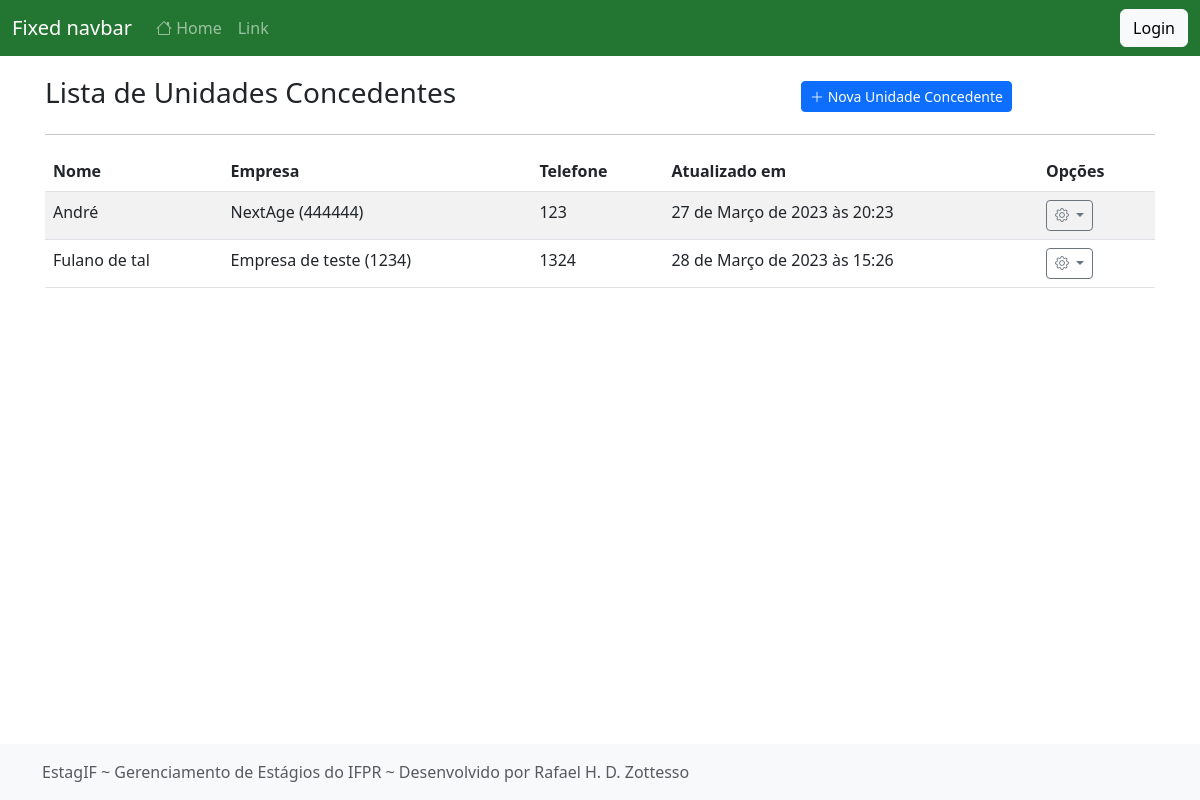
Screenshot of /listar/responsavel-uc/ with the database file from the repository.
### cadastros/models.py (models this page shows, shortened)
class Responsavel(models.Model):
    nome = models.CharField(max_length=50)
    email = models.EmailField(max_length=100)
    telefone = models.CharField(max_length=15)
    cpf = models.CharField(max_length=14, verbose_name="CPF", unique=True)
    empresa = models.ForeignKey(UnidadeConcedente, on_delete=models.PROTECT)
    atualizado_em = models.DateTimeField(auto_now=True)
    cadastrado_em = models.DateTimeField(auto_now_add=True)
    class Meta:
        verbose_name_plural = "Responsáveis"

class UnidadeConcedente(models.Model):
    nome = models.CharField(max_length=50)
    email = models.EmailField(max_length=100)
    telefone = models.CharField(max_length=15)
    documento = models.CharField(max_length=18, help_text="Preencha com o CNPJ ou CPF (caso pessoa física)")
    atualizado_em = models.DateTimeField(auto_now=True)
    cadastrado_em = models.DateTimeField(auto_now_add=True)
    def __str__(self):
        return f"{self.nome} ({self.documento})"
    class Meta:
        verbose_name_plural = "Unidades Concedentes"

### cadastros/views.py (the view)
# urls.py: path("listar/responsavel-uc/", ResponsavelList.as_view(), name="listar-responsavel"),
class ResponsavelList(GroupRequiredMixin, ListView):
    model = Responsavel
    template_name = "cadastros/list/responsavel.html"
    group_required = ["Administrador"]
    paginate_by = 50
    def get_queryset(self):
        self.object_list = Responsavel.objects.all().select_related("empresa")
        return self.object_list

### cadastros/templates/cadastros/list/responsavel.html (shortened to what this page needs)
{% extends 'paginas/modelo.html' %}
{% load static %}
{% block conteudo %}
<div class="row justify-content-center align-items-center mt-3">
    <div class="col-md-8">
        <h3 class="">Lista de Unidades Concedentes</h3>
    </div>
    <div class="col-md">
        <a href="{% url 'cadastrar-responsavel' %}" class="btn btn-primary btn-sm">
            <i class="bi bi-plus-lg"></i>
            Nova Unidade Concedente
        </a>
    </div>
</div>
<hr>
<div class="table-responsive-lg">
    <table class="table table-striped">
        <thead>
            <tr>
                <th>Nome</th>
                <th>Empresa</th>
                <th>Telefone</th>
                <th>Atualizado em</th>
                <th>Opções</th>
            </tr>
        </thead>
        <tbody>
            {% for obj in object_list %}
            <tr class="">
                <td>{{ obj.nome }}</td>
                <td>{{ obj.empresa }}</td>
                <td>{{ obj.telefone }}</td>
                <td>{{ obj.atualizado_em }}</td>
                <td>
                    <div class="dropdown">
                        <a class="btn btn-sm btn-outline-secondary dropdown-toggle" href="#" role="button" data-bs-toggle="dropdown" aria-expanded="false">
                            <i class="bi bi-gear"></i>
                        </a>
                      </div>
                </td>
            </tr>
            {% empty %}
            <tr>
                <th colspan="100%">Nenhum registro encontrado.</th>
            </tr>
            {% endfor %}
        </tbody>
    </table>
</div>
{% endblock %}

### static/css/sticky-footer-navbar.css (style rules this page uses)
.bi { vertical-align: -.125em; fill: currentColor; }

### static/css/ifpr.css (style rules this page uses)
:root { --amarelo-claro: hsl(44, 100%, 58%); --amarelo: hsl(44, 100%, 48%); --amarelo-escuro: hsl(44, 100%, 38%); --azul-claro: hsl(201, 100%, 41%); --azul: hsl(201, 100%, 31%); --azul-escuro: hsl(201, 100%, 21%); --cinza-claro: #F1F1F1; --cinza: #BDBDBD; --cinza-escuro: #525252; --verde-claro: hsl(130, 54%, 50%); --verde: hsl(130, 54%, 40%); --verde-escuro: hsl(130, 54%, 30%); --vermelho-claro: hsl(358, 78%, 55%); --vermelho: hsl(358, 78%, 45%); --vermelho-escuro: hsl(358, 78%, 35%) }

### paginas/templates/paginas/modelo.html (style rules this page uses)
.bi { vertical-align: 0; }

### rows the page displays
Responsavel: nome "André", empresa "NextAge (444444)", telefone "123", atualizado_em "27 de Março de 2023 às 20:23"
Responsavel: nome "Fulano de tal", empresa "Empresa de teste (1234)", telefone "1324", atualizado_em "28 de Março de 2023 às 15:26"
